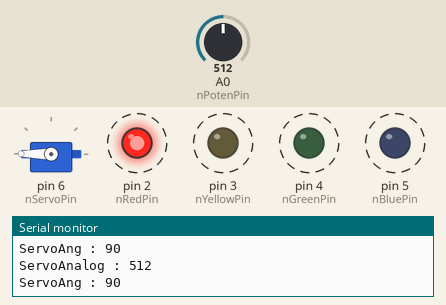
This sketch was run on a simulated Arduino Uno, built with avr-gcc and run on an emulated ATmega328P. On the bench: servo, output pins drawn as LEDs (lit = HIGH), the last lines printed to the serial monitor. Dashed ring = blinking. Inputs (shaded band) come from the test bench; at power-on: A0 (nPotenPin) = 512.

Above: at 1.69 s.
1.7 s: A0 (nPotenPin) set to 7
At 1.89 s:
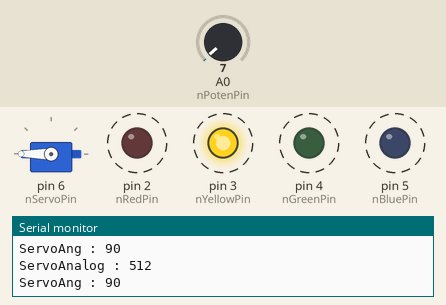
5.2 s: A0 (nPotenPin) set to 4
At 6.7 s:
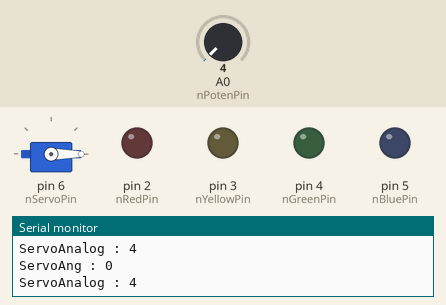
8.7 s: A0 (nPotenPin) set to 716
At 8.98 s:
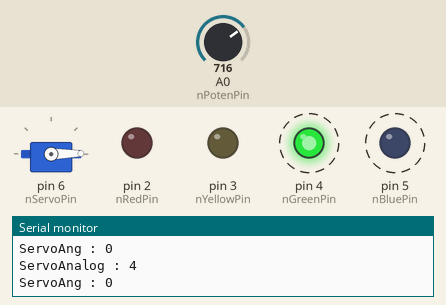
12.2 s: A0 (nPotenPin) set to 511
15.7 s: A0 (nPotenPin) set to 900
Timing chart, 0 to 20.2 s (numbered marks = the images above; inputs shaded):
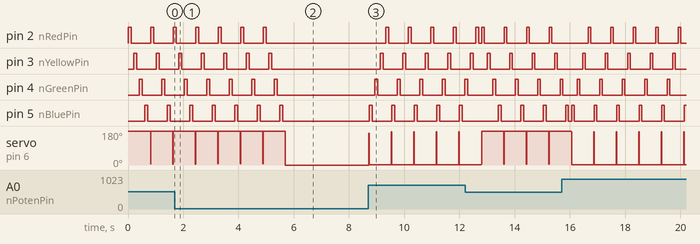

The sketch:

Project_-_15week.ino.ino
```cpp
#include <Servo.h>

//매크로 지정
#define MINANALOG 0
#define MAXANALOG 1023
#define MINANG 0
#define MAXANG 180
#define nRedPin 2
#define nYellowPin 3
#define nGreenPin 4
#define nBluePin 5
#define RedPin 0
#define YellowPin 1
#define GreenPin 2
#define BluePin 3

//변수 설정(LED핀(배열), 가변저항, 서보모터)
int nPotenPin = A0;
int nServoPin = 6;
int nDelay = 100;

int nLEDPin[4] = {nRedPin, nYellowPin, nGreenPin, nBluePin};//LED를 배열로 치환
int *pLED = nLEDPin;//각 배열을 가리키기 위한 포인터

Servo myServo;

//LED가 깜빡이게 하는 함수
void GenLEDDigitalOutput(int nNumpin, int nCmd, int nDelay)
{
  digitalWrite(nNumpin, nCmd);
  delay(nDelay);
}

//INPUT, OUTPUT 설정
void setup()
{
  myServo.attach(nServoPin);//6번핀을 서보모터 제어에 사용
  pinMode(nLEDPin[RedPin],OUTPUT);
  pinMode(nLEDPin[YellowPin],OUTPUT);
  pinMode(nLEDPin[GreenPin],OUTPUT);
  pinMode(nLEDPin[BluePin],OUTPUT);
  Serial.begin(9600);
}

//가변저항으로 서보모터의 각도를 조절하고 그에 따라 LED가 깜빡이는 순서를 바꾸는 Loop
void loop()
{
  int nKnobservo = analogRead(nPotenPin);
  int nServoAng = map(nKnobservo, MINANALOG, MAXANALOG, MINANG, MAXANG);


  //빨강,노랑,초록,파랑 순서대로 깜박임
  if (((nServoAng) > 0) && ((nServoAng) <= 90))
  {

    if(nServoAng <= 90)//위에서 아래로 서보모터가 움직임
    {
    for(int i = 0; i <= 180; i++)
     {
         myServo.write(i);
     }
    }

    GenLEDDigitalOutput (*(pLED+RedPin), HIGH, nDelay);
    GenLEDDigitalOutput (*(pLED+RedPin), LOW, nDelay);

    GenLEDDigitalOutput (*(nLEDPin+YellowPin), HIGH, nDelay);
    GenLEDDigitalOutput (*(nLEDPin+YellowPin), LOW, nDelay);

    GenLEDDigitalOutput (*(nLEDPin+GreenPin), HIGH, nDelay);
    GenLEDDigitalOutput (*(nLEDPin+GreenPin), LOW, nDelay);

    GenLEDDigitalOutput (*(nLEDPin+BluePin), HIGH, nDelay);
    GenLEDDigitalOutput (*(nLEDPin+BluePin), LOW, nDelay);
  }

    //파랑,초록,노랑,빨강 순서대로 깜박임
  else if (((nServoAng) > 90) && ((nServoAng) <= 180))
  {

     if((nServoAng > 90) && (nServoAng <= 180))//아래에서 위로 서보모터가 움직임
    {
    for(int i = 179; i > 0; i--)
    {
         myServo.write(i);
        }
    }

    GenLEDDigitalOutput (*(nLEDPin+BluePin), HIGH, nDelay);
    GenLEDDigitalOutput (*(nLEDPin+BluePin), LOW, nDelay);

    GenLEDDigitalOutput (*(nLEDPin+GreenPin), HIGH, nDelay);
    GenLEDDigitalOutput (*(nLEDPin+GreenPin), LOW, nDelay);

    GenLEDDigitalOutput (*(nLEDPin+YellowPin), HIGH, nDelay);
    GenLEDDigitalOutput (*(nLEDPin+YellowPin), LOW, nDelay);

    GenLEDDigitalOutput (*(pLED+RedPin), HIGH, nDelay);
    GenLEDDigitalOutput (*(pLED+RedPin), LOW, nDelay);
  }

  else //예외처리구문(가변저항값이 0일경우)
  {
    GenLEDDigitalOutput (*(pLED+RedPin), LOW, 0);
    GenLEDDigitalOutput (*(nLEDPin+YellowPin), LOW, 0);
    GenLEDDigitalOutput (*(nLEDPin+GreenPin), LOW, 0);
    GenLEDDigitalOutput (*(nLEDPin+BluePin), LOW, 0);

    myServo.write(0);
  }


  Serial.print("ServoAnalog : ");
  Serial.println(nKnobservo);
  Serial.print("ServoAng : ");
  Serial.println(nServoAng);

}
```

Measured:
- the behaviour switches between 6 and 5 on A0 (nPotenPin) (found by bisection; images 1 and 2)
- after the input at 5.2 s, pin 2 (nRedPin), pin 3 (nYellowPin): stops changing and stays LOW; pin 4 (nGreenPin): goes on until 5.4 s, then stays LOW; pin 5 (nBluePin): goes on until 5.6 s, then stays LOW
- after the input at 8.7 s, pin 2 (nRedPin): alternates HIGH for 0.10 s and LOW for 0.71 s, starting after 0.64 s; pin 3 (nYellowPin): alternates HIGH for 0.10 s and LOW for 0.71 s, starting after 0.44 s
- by itself, pin 2 (nRedPin), pin 3 (nYellowPin), pin 4 (nGreenPin), pin 5 (nBluePin): alternates HIGH for 0.10 s and LOW for 0.71 s
